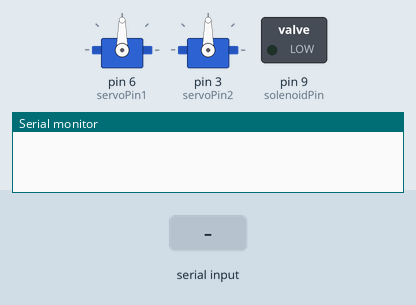
Recording of a sketch running on a simulated Arduino Uno, built with avr-gcc and run on an emulated ATmega328P. On the bench: 2 × servo, switched loads named in the sketch (green lamp = pin HIGH), the last lines printed to the serial monitor. Inputs (shaded band) come from the test bench.

Above: at 1.2 s.
1.3 s: "2\n" received over Serial
At 3.1 s:
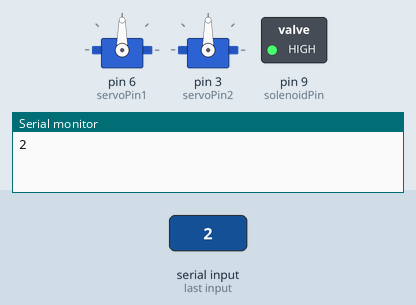
4.3 s: "3\n" received over Serial
At 6.6 s:
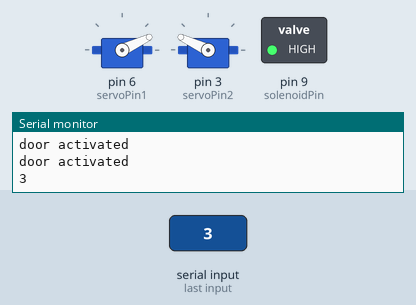
Timing chart, 0 to 12.3 s (numbered marks = the images above; inputs shaded):
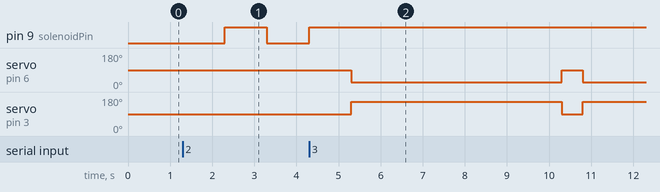

Measured:
- after the input at 1.3 s, pin 9 (solenoidPin): LOW → HIGH after 1.0 s, → LOW 1.0 s later
- after the input at 4.3 s, pin 9 (solenoidPin): goes on until 4.3 s, then stays HIGH; servo on pin 6 (servoPin1): 90° → 25° after 1.0 s, → 90° 5.0 s later, → 25° 0.50 s later; servo on pin 3 (servoPin2): 90° → 155° after 1.0 s, → 90° 5.0 s later, → 155° 0.50 s later

The sketch:

Arduino_Script.INO
```cpp
#include <SharpIR.h>
#include <Servo.h>

Servo servo1;
Servo servo2;
int capacity = 80;
int msg ;
char Status[5] ;
String Data;

#define SENSOR 7                // define pint 7 for sensor
#define solenoidPin 9         // int solenoidPin = 9;
#define servoPin1 6          //This is the output pin on the Arduino we are using // int servoPin1 = 6;
#define servoPin2 3         //
#define ir A0            // ir: the pin where your sensor is attached
#define model 20150     // model: an int that determines your sensor:  1080 for GP2Y0A21Y
//                                            20150 for GP2Y0A02Y  __GP2Y0A02YK0F
//                                            (working distance range according to the datasheets)
/*
2 to 15 cm GP2Y0A51SK0F  use 1080
4 to 30 cm GP2Y0A41SK0F / GP2Y0AF30 series  use 430
10 to 80 cm GP2Y0A21YK0F  use 1080
10 to 150 cm GP2Y0A60SZLF use 10150
20 to 150 cm GP2Y0A02YK0F use 20150
100 to 550 cm GP2Y0A710K0F  use 100550

 */
SharpIR SharpIR(ir, model);

void setup() {
  // put your setup code here, to run once:
  Serial.begin(115200);                       // initialize baud rate
  servo1.attach(servoPin1);               // attach pin 6 to servo 1
  servo2.attach(servoPin2);               // attach pin 3 to servo 2
  pinMode(solenoidPin, OUTPUT);           //Sets the pin as an output
  pinMode(SENSOR, INPUT_PULLUP);// define pin as Input  sensor
}


void Check_Item_presence ()
{
  int  state =digitalRead(SENSOR);// read the sensor

      if(state == 0){
    Serial.println("Exist");
   }


}


void Activate_serv_plastic() // this  function activates servos to let plastic in
{
  servo1.write(25);  // activate both servo same speed same direction
  servo2.write(155);
  delay(5000);
  servo1.write(90);  // servo initial positions
  servo2.write(90);
  delay (500);

}


void Activate_serv_no_plastic() // this  function activates servos to let item go out
{
  servo1.write(155);  // activate both servo same speed same direction
  servo2.write(25);
  delay(5000);
  servo1.write(90);  // servo initial positions
  servo2.write(90);
  delay (500);
}

void Activate_Door()
{

  digitalWrite(solenoidPin, LOW);    //Switch Solenoid ON
  delay(1000);                   //Wait 1 Second
  digitalWrite(solenoidPin, HIGH);     //Switch Solenoid OFF
  delay(1000);                      //Wait 1 Second
  Serial.println("door activated");


}

void Sharp_Data()
{
  int dis=SharpIR.distance();  // this returns the distance to the object you're measuring
  //Serial.println(dis);
  int res = 100 - dis ;

  itoa(res, Status, 10);

  Serial.println(Status);
  delay(1000);
}

void loop()
{
    if(Serial.available()>0){
     Data=Serial.readStringUntil('\n');
     Serial.println(Data);
  }
  msg = Data.toInt();
  switch (msg) {
            case 1:
                Sharp_Data();
                break;
            case 2:
                Activate_Door();
                break;
            case 3:
                Activate_serv_plastic();
                break;
            case 4:
                Activate_serv_no_plastic();
                break;
            case 5:
                Check_Item_presence ();
                break;

        }

  }
```
